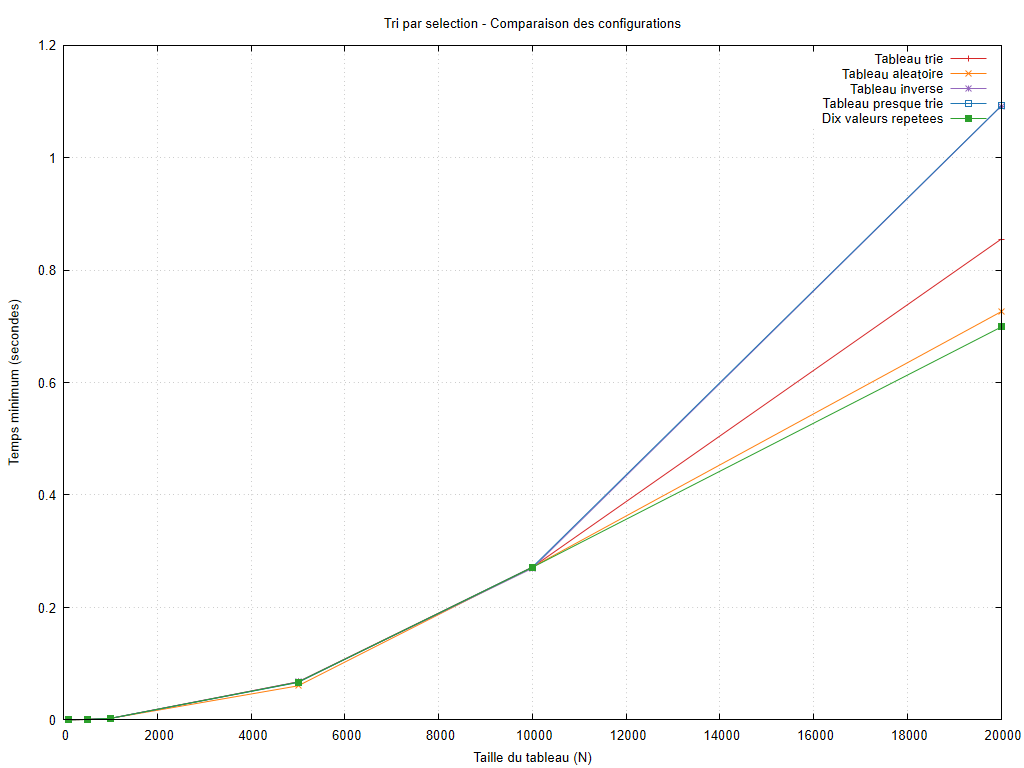

Write gnuplot code to recreate this figure.
set encoding utf8
set terminal pngcairo size 1024,768 font 'Arial,10'
set output 'graphiques/20261006_211417/cases/selection_sort_cases.png'
set datafile missing 'non_mesure'
set title 'Tri par selection - Comparaison des configurations'
set xlabel 'Taille du tableau (N)'
set ylabel 'Temps minimum (secondes)'
set grid
set yrange [0:*]
plot 'resultats/20261006_211417/cases/selection_sort_cases.dat' using 1:2 title 'Tableau trie' with linespoints lc rgb '#d62728', 'resultats/20261006_211417/cases/selection_sort_cases.dat' using 1:3 title 'Tableau aleatoire' with linespoints lc rgb '#ff7f0e', 'resultats/20261006_211417/cases/selection_sort_cases.dat' using 1:4 title 'Tableau inverse' with linespoints lc rgb '#9467bd', 'resultats/20261006_211417/cases/selection_sort_cases.dat' using 1:5 title 'Tableau presque trie' with linespoints lc rgb '#1f77b4', 'resultats/20261006_211417/cases/selection_sort_cases.dat' using 1:6 title 'Dix valeurs repetees' with linespoints lc rgb '#2ca02c'
unset output
